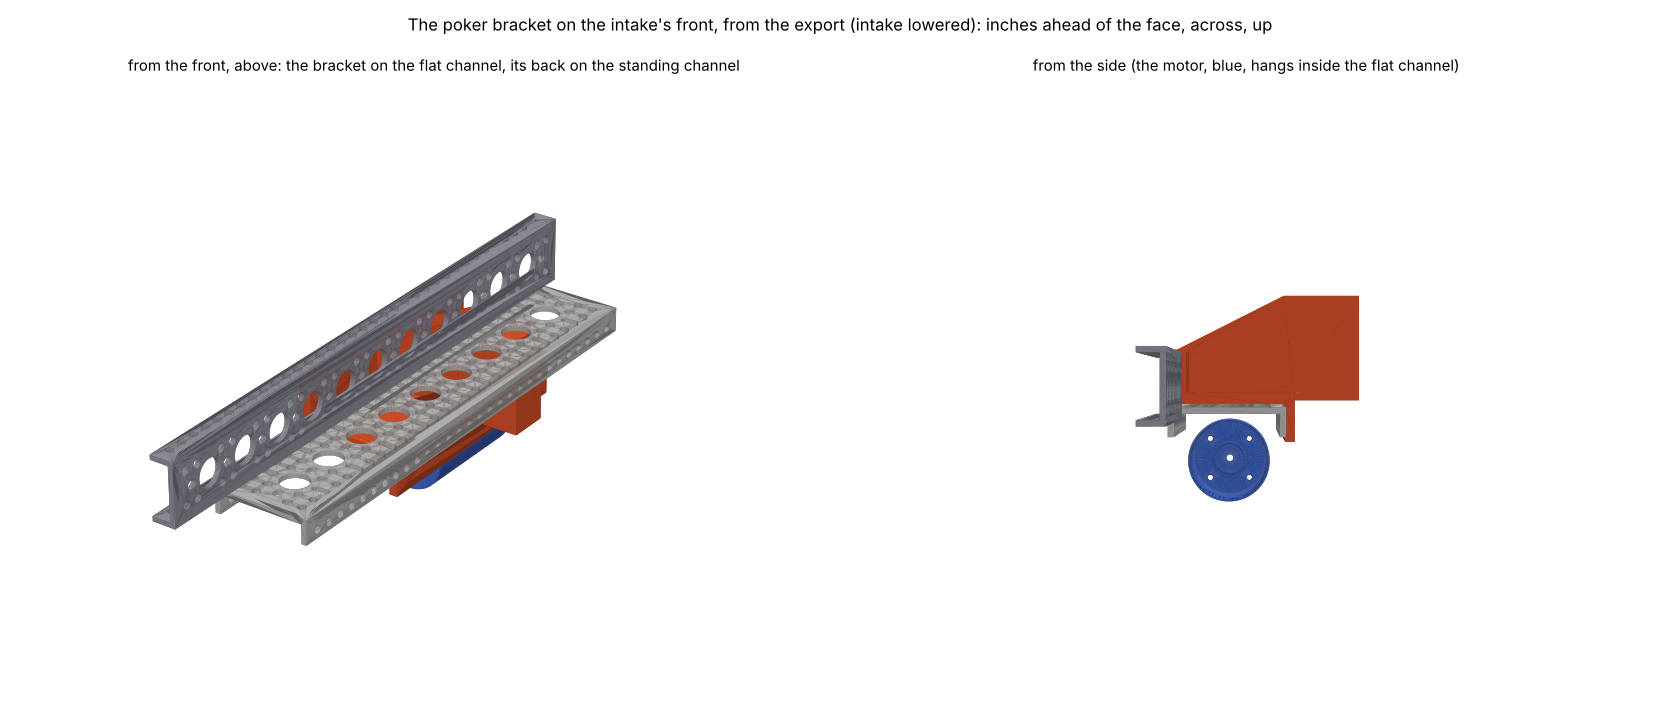

This chart was generated by the following Python code:
"""The poker bracket on the intake's real front: the two channels and the motor pulled from the export (page/channels.py,
meshes in the face frame), with the bracket where it sits. Two views."""
import os, numpy as np, trimesh
import matplotlib; matplotlib.use("Agg"); import matplotlib.pyplot as plt
from mpl_toolkits.mplot3d.art3d import Poly3DCollection
HERE = os.path.dirname(os.path.abspath(__file__)); SC = "/tmp/claude-0/-home-user-biobuzz/ab6cd868-9c1c-57db-97a7-bfb9362d4a20/scratchpad/robot4"
IN = 25.4
parts = []
for fn, col in (("chan_9_Hole_Lowside_U_Channel_GB_.stl", (0.75, 0.75, 0.75)), ("chan_11_Hole_Mini_U_Channel_GB_.stl", (0.6, 0.6, 0.65)), ("chan_5000_0002_0001_body.stl", (0.25, 0.4, 0.8))):
    parts.append((trimesh.load(os.path.join(SC, fn)), col))
b = trimesh.load(os.path.join(HERE, "stl", "poker_plate.stl")); b.apply_scale(1 / IN); b.apply_translation([0, 0, 5.61])   # the bracket's frame: mm, x ahead of the face, z from the web top
parts.append((b, (0.88, 0.33, 0.17)))
fig = plt.figure(figsize=(14, 6))
for k, (elev, azim, title) in enumerate(((28, -55, "from the front, above: the bracket on the flat channel, its back on the standing channel"), (0, -90, "from the side (the motor, blue, hangs inside the flat channel)"))):
    ax = fig.add_subplot(1, 2, k + 1, projection="3d")
    for m, col in parts:
        tri = m.vertices[m.faces]; n = m.face_normals; shade = 0.5 + 0.5 * np.clip(n @ np.array([0.3, -0.5, 0.8]), 0, 1)
        ax.add_collection3d(Poly3DCollection(tri, facecolors=np.c_[col[0] * shade, col[1] * shade, col[2] * shade, np.ones(len(tri))], edgecolors="none"))
    ax.set_xlim(-4, 3); ax.set_ylim(-3.5, 3.5); ax.set_zlim(3.5, 8.5); ax.set_box_aspect((7, 7, 5)); ax.view_init(elev=elev, azim=azim); ax.set_axis_off(); ax.set_title(title, fontsize=9)
fig.suptitle("The poker bracket on the intake's front, from the export (intake lowered): inches ahead of the face, across, up", fontsize=10)
fig.tight_layout(); fig.savefig(os.path.join(HERE, "poker_fit.png"), dpi=120); print("poker_fit.png")
